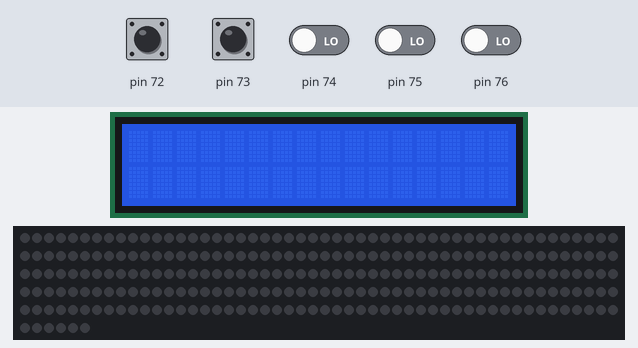
Bench run of a sketch on a simulated Arduino Uno, built for the host (arithmetic inside an expression is 32-bit, double 64-bit). On the bench: 16×2 character LCD, 256 RGB LEDs in strip order, left to right, continuing on the next row. The inputs (shaded band) are chosen by the test bench; at power-on: pin 72–76 LOW. Dim RGB values are drawn brighter than linear; what the sketch prints to the serial monitor is not drawn.

Above: at 1.3 s.
1.4 s: pin 72 pulsed HIGH 2 times (0.12 s each, 0.3 s apart)
At 2.9 s:
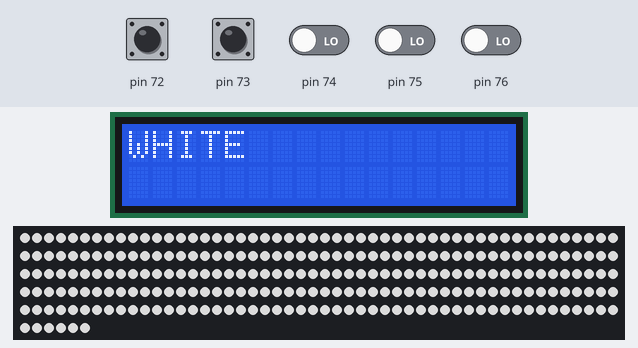
3.5 s: pin 73 pulsed HIGH 2 times (0.12 s each, 0.3 s apart)
At 4.4 s:
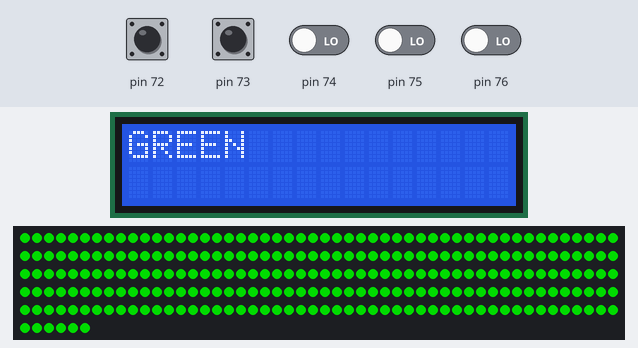
Timing chart, 0 to 6.5 s (numbered marks = the images above; inputs shaded):
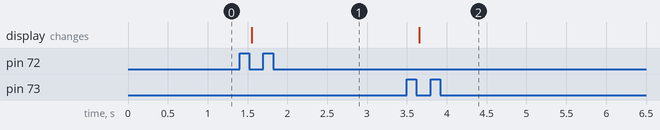

Measured:
- after the input at 1.4 s, the display: changes after 0.15 s (image 1)
- after the input at 3.5 s, the display: changes after 0.15 s (image 2)

The sketch:

integrated_motor_buttons_LCD.ino
```cpp
#include <Wire.h>
#include <Adafruit_MCP23X17.h>
#include <LiquidCrystal.h>

#include <AccelStepper.h>
#include <MultiStepper.h>
#include <Adafruit_NeoPixel.h>
#ifdef __AVR__
  #include <avr/power.h>
#endif

//IO Expander
#include <Adafruit_MCP23X17.h>

// Creates an LCD object. Parameters: (rs, enable, d4, d5, d6, d7)
LiquidCrystal lcd(12, 11, 5, 4, 3, 2);


//Serial
#include <SoftwareSerial.h>
SoftwareSerial link(6, 7);

// NeoPixel setup
#define LED_PIN     8
#define LED_COUNT   256
#define BRIGHTNESS  250
Adafruit_NeoPixel strip(LED_COUNT, LED_PIN, NEO_GRB + NEO_KHZ800);
int red = 0, green = 0, blue = 0;

Adafruit_MCP23X17 mcp;

//Button Stuff - NOTE: THESE PINS ARE FOR MCP
#define BLUE_BUTTON  12

#define YELL_BUTTON  11

#define RED_BUTTON  10

#define GREEN_BUTTON  9

#define WHITE_BUTTON  8


void setup() {
  Serial.begin(9600);
  link.begin(9600);
  Serial.println("Starting MCP23X17 Button Test...");

  // set up the LCD's number of columns and rows:
  lcd.begin(16, 2);

  // Clears the LCD screen
  lcd.clear();

  // Initialize MCP23X17 over I2C

  if (!mcp.begin_I2C()) {
    Serial.println("Error.");
      // while (1);
    }

  Serial.println("MCP23X17 initialized.");

  //Button Setup
  mcp.pinMode(BLUE_BUTTON, INPUT_PULLDOWN);
  mcp.pinMode(YELL_BUTTON, INPUT_PULLDOWN);
  mcp.pinMode(RED_BUTTON, INPUT_PULLDOWN);
  mcp.pinMode(GREEN_BUTTON, INPUT_PULLDOWN);
  mcp.pinMode(WHITE_BUTTON, INPUT_PULLDOWN);

  Serial.println("Button pins configured (using internal pull-ups).");
  Serial.println("Press any button...");

   // Neopixel init
  #if defined(__AVR_ATtiny85__) && (F_CPU == 16000000)
    clock_prescale_set(clock_div_1);
  #endif

  strip.begin();
  strip.show(); // Turn off all pixels
  strip.setBrightness(BRIGHTNESS);

  Serial.println("SETUP DONE!");
}
// Global variables to track button state for reliable press detection
static byte lastBlue   = LOW;
static byte lastYellow = LOW;
static byte lastRed    = LOW;
static byte lastGreen  = LOW;
static byte lastWhite  = LOW;

void loop() {

  // Call the checking function for each button.
  checkButton(BLUE_BUTTON,  &lastBlue,   0, 0, 150, "0", "BLUE", "BLUE_BUTTON");
  checkButton(YELL_BUTTON,  &lastYellow, 150, 150, 0, "5000", "YELLOW", "YELL_BUTTON");
  checkButton(RED_BUTTON,   &lastRed,    150, 0, 0, "10000", "RED", "RED_BUTTON");
  checkButton(GREEN_BUTTON, &lastGreen,  0, 150, 0, "15000", "GREEN", "GREEN_BUTTON");
  checkButton(WHITE_BUTTON, &lastWhite,  150, 150, 150, "20000", "WHITE", "WHITE_BUTTON");
}

void checkButton(uint8_t pin, byte *lastState, int r, int g, int b, const char* target, const char* msg, const char* buttonName) {

  byte currentState = mcp.digitalRead(pin);

  // If the state has changed since the last loop iteration
  if (currentState != *lastState) {


    // Wait for a short debounce period to ensure stability
    delay(20);

    // Read the state again after debouncing
    byte debouncedState = mcp.digitalRead(pin);

    // If the state is LOW (pressed) after debouncing, it's a confirmed press
    if (debouncedState == LOW) {


      buttonUpdateColor(r, g, b, target, msg);


    }

  // Update the last state for the next loop iteration
  *lastState = currentState;
}
}

void updateLEDs(){
      // Fill all LEDs with chosen color
    strip.clear();
    for (int i = 0; i < LED_COUNT; i++) {
      strip.setPixelColor(i, strip.Color(red,green,blue));
    }
    strip.show();  // Only call once, after filling all pixels
}

void buttonUpdateColor(int newRed, int newGreen, int newBlue, const char* target, const char* msg ) {
  link.println(target);
  lcd.clear();
  lcd.print(msg);
  red = newRed;
  green = newGreen;
  blue = newBlue;
  updateLEDs();
}
```
